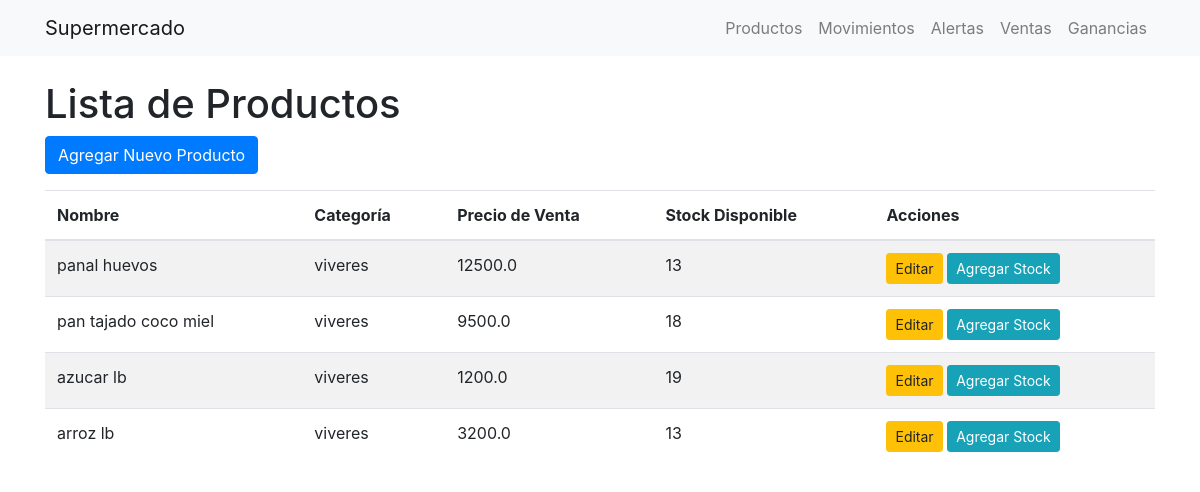
Before: /productos with the older database file.
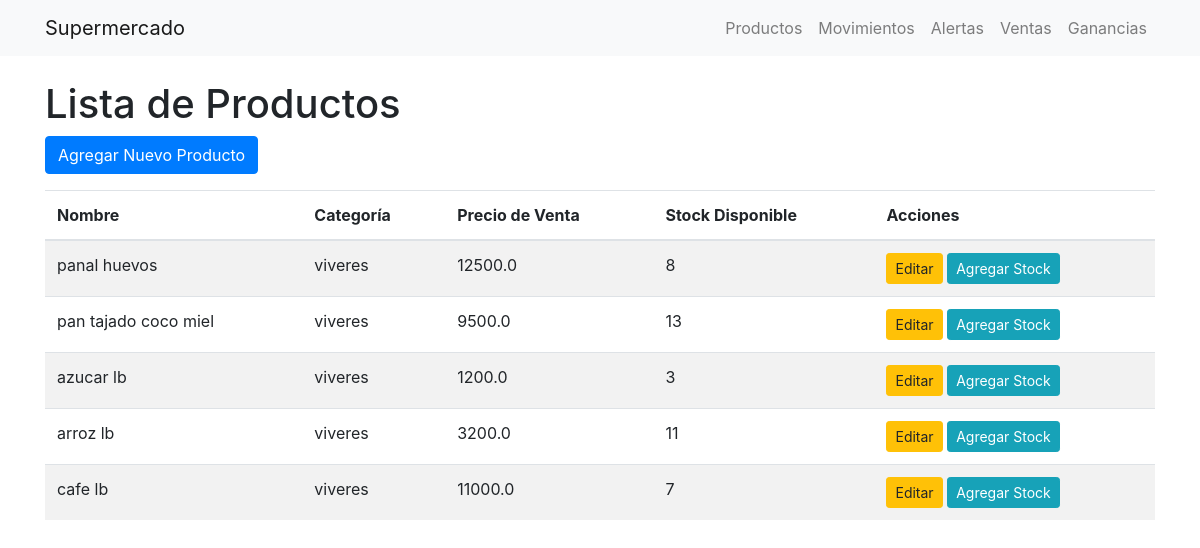
After: the same page with the newer database file.
### app.py (models this page shows)
class Producto(db.Model):
    id = db.Column(db.Integer, primary_key=True)
    nombre = db.Column(db.String(100), nullable=False)
    categoria = db.Column(db.String(100), nullable=False)
    precio_compra = db.Column(db.Float, nullable=False)
    precio_venta = db.Column(db.Float, nullable=False)
    stock_disponible = db.Column(db.Integer, nullable=False)
    proveedor = db.Column(db.String(100), nullable=False)
    umbral_alerta = db.Column(db.Integer, nullable=False, default=5)

### app.py (the view)
@app.route('/productos')
def productos():
    productos = Producto.query.all()
    return render_template('productos/lista_productos.html', productos=productos)

### templates/productos/lista_productos.html
{% extends 'index.html' %}
{% block content %}
    <h1>Lista de Productos</h1>
    <a href="{{ url_for('agregar_producto') }}" class="btn btn-primary mb-3">Agregar Nuevo Producto</a>
    <table class="table table-striped">
        <thead>
            <tr>
                <th>Nombre</th>
                <th>Categoría</th>
                <th>Precio de Venta</th>
                <th>Stock Disponible</th>
                <th>Acciones</th>
            </tr>
        </thead>
        <tbody>
            {% for producto in productos %}
                <tr>
                    <td>{{ producto.nombre }}</td>
                    <td>{{ producto.categoria }}</td>
                    <td>{{ producto.precio_venta }}</td>
                    <td>{{ producto.stock_disponible }}</td>
                    <td>
                         <a href="{{ url_for('editar_producto', id=producto.id) }}" class="btn btn-sm btn-warning">Editar</a>
                         <a href="{{ url_for('agregar_stock', id=producto.id) }}" class="btn btn-sm btn-info">Agregar Stock</a>
                    </td>
                </tr>
            {% endfor %}
        </tbody>
    </table>
{% endblock %}

Changed rows visible on the page:
changed Producto "panal huevos": stock_disponible "13" → "8"
changed Producto "pan tajado coco miel": stock_disponible "18" → "13"
changed Producto "azucar lb": stock_disponible "19" → "3"
changed Producto "arroz lb": stock_disponible "13" → "11"
added Producto: nombre "cafe lb", categoria "viveres", precio_venta "11000.0", stock_disponible "7"
